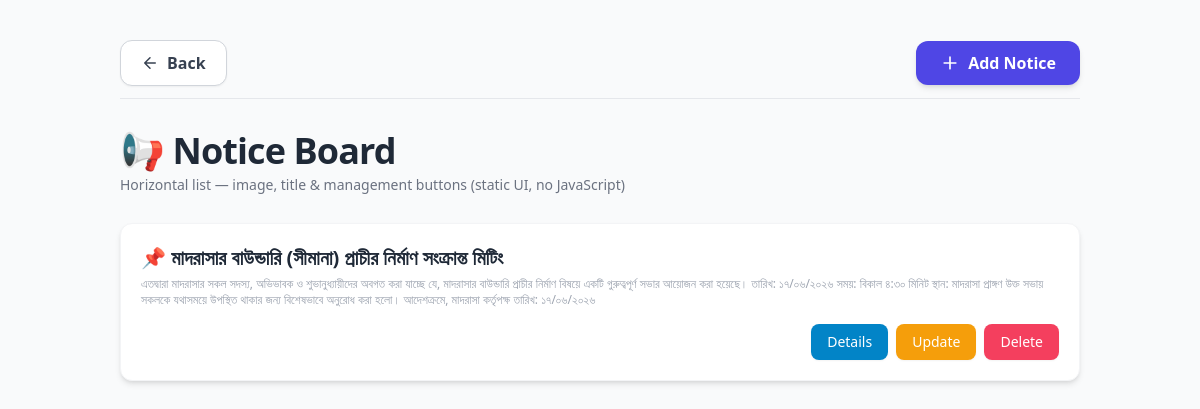
The app's page /notice_list/ with its own data.
### student/models.py (models this page shows, shortened)
class Notice(models.Model):
    title = models.CharField(max_length=100)
    desc = models.TextField(max_length=500)
    date = models.DateField(auto_now=True)
    created_at = models.DateTimeField(auto_now_add=True)
    class Meta:
        ordering = ['-created_at']

### student/views.py (the view)
# urls.py: path('notice_list/',views.notice_list, name='notice_list' ),
def notice_list(request):
    notices = Notice.objects.all()
    return render(request, 'notice/n_list.html',{'notices':notices} )

### templates/notice/n_list.html (shortened to what this page needs)
<!DOCTYPE html>
<html lang="en">
<head>
  <script src="https://cdn.tailwindcss.com"></script>
</head>
<body class="bg-gray-50 font-sans antialiased">
  <main class="max-w-5xl mx-auto px-4 sm:px-6 lg:px-8 py-8 md:py-10">
    <div class="flex flex-wrap items-center justify-between gap-4 mb-8 pb-3 border-b border-gray-200">
       <a href="{% url 'dashboard' %}">
      <button class="inline-flex items-center gap-2 px-5 py-2.5 rounded-xl bg-white border border-gray-300 text-gray-700 font-semibold shadow-sm hover:bg-gray-50 hover:shadow transition duration-200">
        <svg xmlns="http://www.w3.org/2000/svg" class="h-4.5 w-4.5" width="18" height="18" viewBox="0 0 24 24" fill="none" stroke="currentColor" stroke-width="2" stroke-linecap="round" stroke-linejoin="round"><path d="M19 12H5M12 19l-7-7 7-7"/></svg>
        Back
      </button>
    </a>
       <a href="{% url 'notice_add' %}">
      <button class="inline-flex items-center gap-2 px-6 py-2.5 rounded-xl bg-indigo-600 hover:bg-indigo-700 text-white font-semibold shadow-md transition hover:shadow-lg">
        <svg xmlns="http://www.w3.org/2000/svg" class="h-5 w-5" viewBox="0 0 24 24" fill="none" stroke="currentColor" stroke-width="2" stroke-linecap="round" stroke-linejoin="round"><path d="M12 5v14M5 12h14"/></svg>
        Add Notice
      </button>
    </div>
    <div class="mb-7">
      <h1 class="text-3xl md:text-4xl font-extrabold tracking-tight text-gray-800">📢 Notice Board</h1>
      <p class="text-gray-500 mt-1 text-sm">Horizontal list — image, title & management buttons (static UI, no JavaScript)</p>
    </div>
    <div class="space-y-5">
       {% for notice in notices %}
      <div class="bg-white rounded-xl shadow-md border border-gray-100 overflow-hidden hover:shadow-lg transition-all duration-200">
        <div class="flex flex-wrap items-center gap-4 p-4 md:p-5 mobile-stack-row">
          <div class="flex-grow min-w-[160px]">
            <h2 class="text-lg md:text-xl font-bold text-gray-800 line-clamp-1">📌 {{notice.title}}</h2>
            <p class="text-xs text-gray-400 mt-1 hidden sm:block">{{notice.desc}}</p>
          </div>
          <div class="notice-actions flex flex-wrap gap-2 justify-end ml-auto">
            <a href="{% url 'notice_details' notice.id %}"><button class="bg-sky-600 hover:bg-sky-700 text-white text-sm font-medium px-4 py-2 rounded-lg shadow-sm transition">Details</button></a>
            <a href="{% url 'notice_update' notice.id %}"><button class="bg-amber-500 hover:bg-amber-600 text-white text-sm font-medium px-4 py-2 rounded-lg shadow-sm transition">Update</button></a>
            <a href="{% url 'notice_delete' notice.id %}"><button class="bg-rose-500 hover:bg-rose-600 text-white text-sm font-medium px-4 py-2 rounded-lg shadow-sm transition">Delete</button></a>
          </div>
        </div>
      </div>
      {% endfor %}
  </main>
</body>
</html>

### templates/notice/n_list.html (style rules this page uses)
button, a { cursor: pointer; user-select: none; }
.line-clamp-1 { display: -webkit-box; -webkit-line-clamp: 1; -webkit-box-orient: vertical; overflow: hidden; }

### records on screen
Notice: title "মাদরাসার বাউন্ডারি (সীমানা) প্রাচীর নির্মাণ সংক্রান্ত মিটিং", desc "এতদ্বারা মাদরাসার সকল সদস্য, অভিভাবক ও শুভানুধ্যায়ীদের অবগত করা যাচ্ছে যে, মাদরাসার বাউন্ডারি প্রাচীর নির্মাণ বিষয়ে একটি গুরুত্বপূর্ণ সভার আয়োজন করা হয়েছে। তারিখ: ১৭/০৬/২০২৬ সময়: বিকাল ৪:৩০ মিনিট স্থান: মাদরাসা প্রাঙ্গণ উক্ত সভায় সকলকে যথাসময়ে উপস্থিত থাকার জন্য বিশেষভাবে অনুরোধ করা হলো। আদেশক্রমে, মাদরাসা কর্তৃপক্ষ তারিখ: ১৭/০৬/২০২৬"
